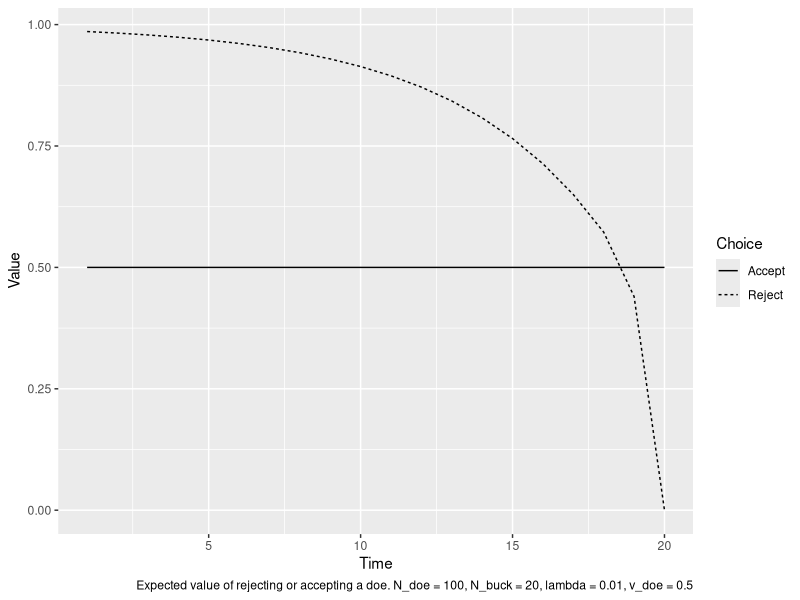

This chart was generated by the following R code:
## ---- chunk 1
library("tidyverse")
lambda <-  0.01
N <-  c(doe = 100, buck = 20)
vd <-  0.5
p_enc <- function(N, lambda){
  c(pbuck = 1 - exp(-lambda*N[2]),
    pdoe = (1 - exp(-lambda*N[1]))*(exp(-lambda*N[2])),
    pnone = (exp(-lambda*N[1]))*(exp(-lambda*N[2])))
    }
V <- vector("numeric", length = 20)
V1 <- vector("numeric", length = 20)
V2 <- vector("numeric", length = 20)
D <- vector("character", length = 20)
p <- p_enc(N, lambda)
V[20] <- p[1] + vd*p[2]
V1[20] <- vd
V2[20] <- 0
D[20] <- "accept"

for(t in 19:1){
  V1[t] <- vd
  V2[t] <- V[t+1]
  if (V1[t] > V2[t]){
    D[t] <- "accept"
    V[t] <- V1[t]
  } else {
    D[t] <- "reject"
    V[t] <- V2[t]
  }
  V[t] <- p[1] + p[2] * V[t] + p[3] * V[t+1]
}
df <- bind_cols(t = 1:20, V = V, D = D, Accept = V1, Reject = V2) %>% 
  gather(key = Choice, value = Value, 4:5)
ggplot(data = df,
       mapping = aes(x = t)) +
  geom_line(mapping = aes(y = Value, linetype = Choice)) + 
  labs(x = "Time", y = "Value", 
       caption = "Expected value of rejecting or accepting a doe. N_doe = 100, N_buck = 20, lambda = 0.01, v_doe = 0.5")
